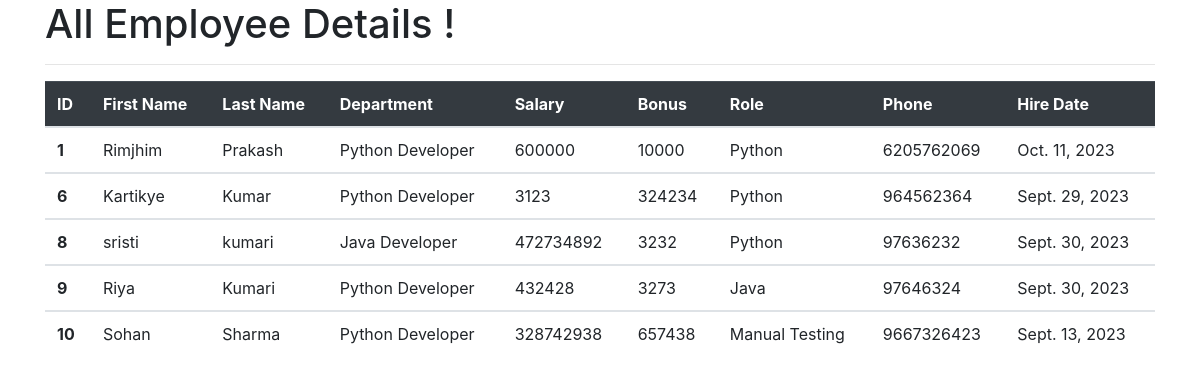
The app's page /all_emp with its own data.
### emp_app/models.py (models this page shows, shortened)
class Employee(models.Model):
    first_name = models.CharField(max_length=100 , null= False)
    last_name = models.CharField(max_length=100 , null= False)
    dept = models.ForeignKey(Department,  on_delete =models.CASCADE)
    salary = models.IntegerField(default= 0)
    bonus = models.IntegerField(default=0)
    role = models.ForeignKey(Role, on_delete= models.CASCADE)
    phone = models.IntegerField(default= 0)
    hire_date = models.DateField()

class Department(models.Model):
    name = models.CharField(max_length=100 , null= False)
    location = models.CharField(max_length=100)

class Role(models.Model):
    name = models.CharField(max_length= 100 , null= False)

### emp_app/views.py (the view)
# urls.py: path('all_emp', views.all_emp , name = 'all_emp'),
def all_emp(request):
    emps = Employee.objects.all()
    context = {
        'emps' : emps
    }
    return render(request, 'view_all_emp.html' , context)

### emp_app/templates/view_all_emp.html (shortened to what this page needs)
<html lang="en">
  <head>
    <link rel="stylesheet" href="https://cdn.jsdelivr.net/npm/bootstrap@4.3.1/dist/css/bootstrap.min.css">
  </head>
  <body>
<div class = "container">
    <h1>All Employee Details !</h1>
    <hr>
    <table class="table  table-hover">
        <thead class="table-dark">
          <tr>
            <th scope="col">ID</th>
            <th scope="col">First Name</th>
            <th scope="col">Last Name</th>
            <th scope="col">Department</th>
            <th scope="col">Salary</th>
            <th scope="col">Bonus</th>
            <th scope="col">Role</th>
            <th scope="col">Phone </th>
            <th scope="col">Hire Date</th>
          </tr>
        </thead>
         {% for emp in emps %}
        <tbody>
          <tr>
            <th scope="row">{{emp.id}}</th>
            <td>{{emp.first_name}}</td>
            <td>{{emp.last_name}}</td>
            <td>{{emp.dept.name}}</td>
            <td>{{emp.salary}}</td>
            <td>{{emp.bonus}}</td>
            <td>{{emp.role.name}}</td>
            <td>{{emp.phone}}</td>
            <td>{{emp.hire_date}}</td>
          </tr>
        {% endfor %}
        </tbody>
      </table>
</div>
  </body>
</html>
    </body>
</html>

### records on screen
Employee: id "1", first_name "Rimjhim", last_name "Prakash", dept.name "Python Developer", salary "600000", bonus "10000", role.name "Python", phone "6205762069", hire_date "Oct. 11, 2023"
Employee: id "6", first_name "Kartikye", last_name "Kumar", dept.name "Python Developer", salary "3123", bonus "324234", role.name "Python", phone "964562364", hire_date "Sept. 29, 2023"
Employee: id "8", first_name "sristi", last_name "kumari", dept.name "Java Developer", salary "472734892", bonus "3232", role.name "Python", phone "97636232", hire_date "Sept. 30, 2023"
Employee: id "9", first_name "Riya", last_name "Kumari", dept.name "Python Developer", salary "432428", bonus "3273", role.name "Java", phone "97646324", hire_date "Sept. 30, 2023"
Employee: id "10", first_name "Sohan", last_name "Sharma", dept.name "Python Developer", salary "328742938", bonus "657438", role.name "Manual Testing", phone "9667326423", hire_date "Sept. 13, 2023"
